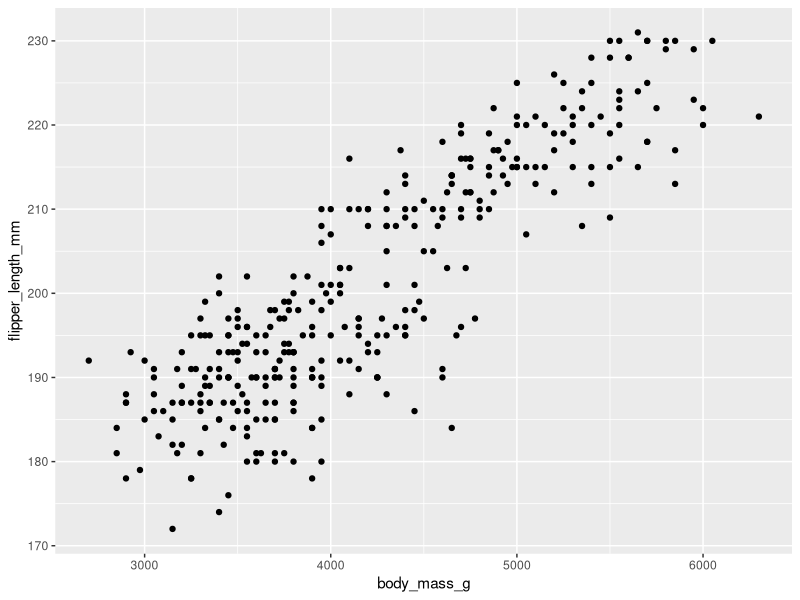
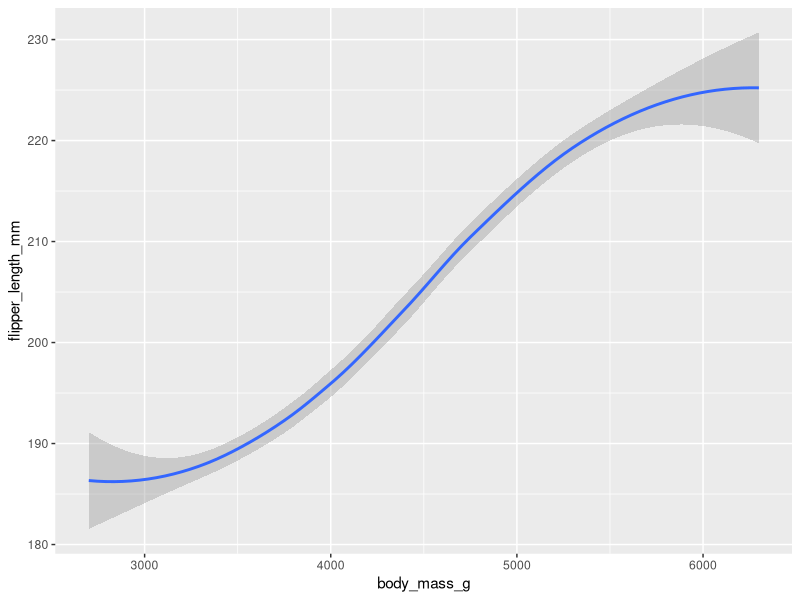
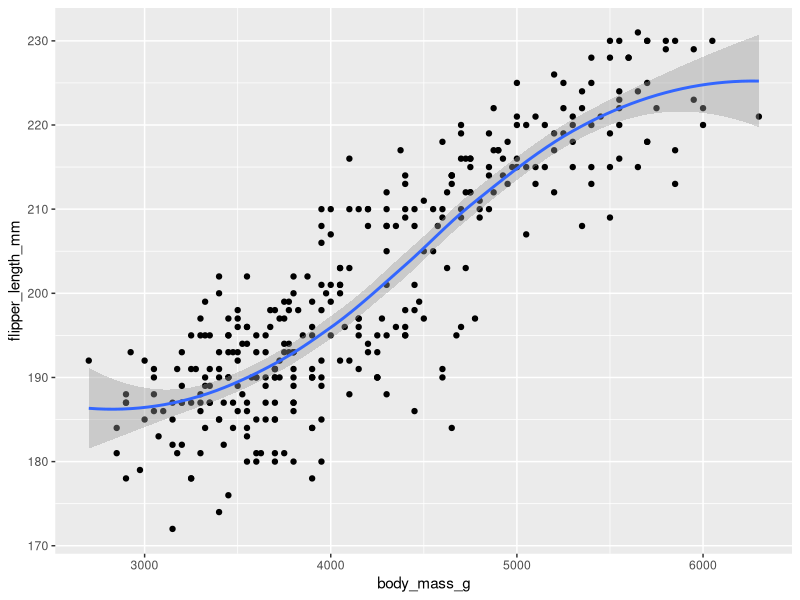
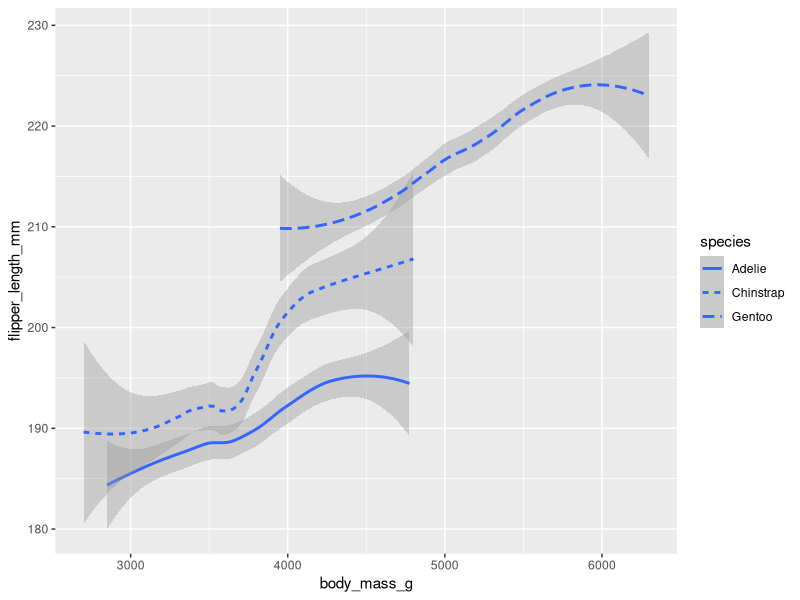
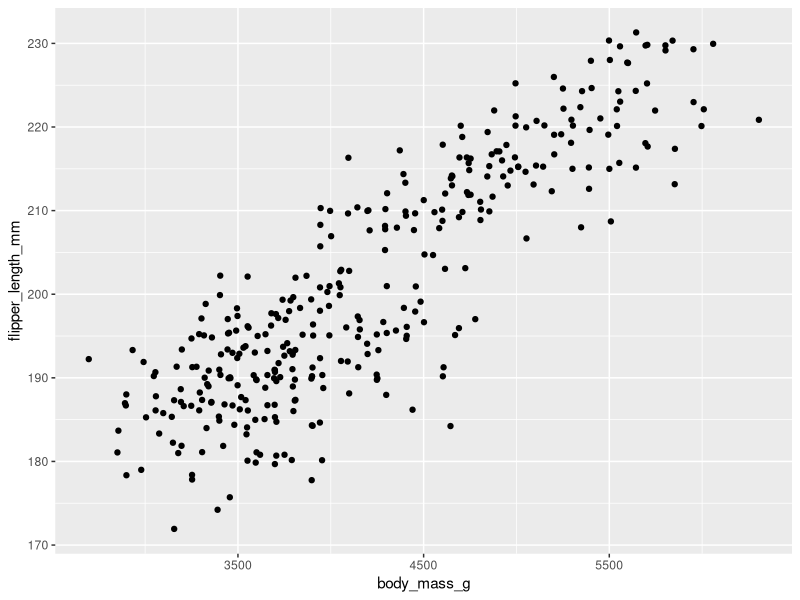
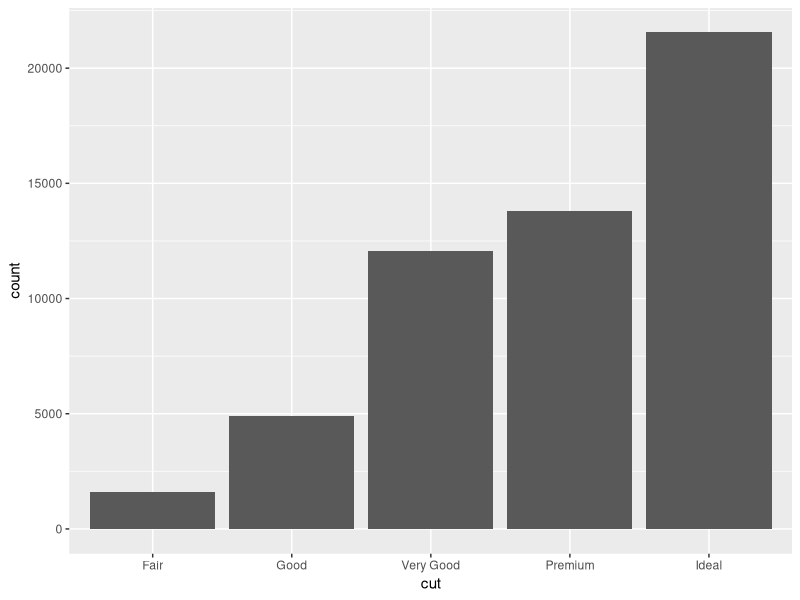
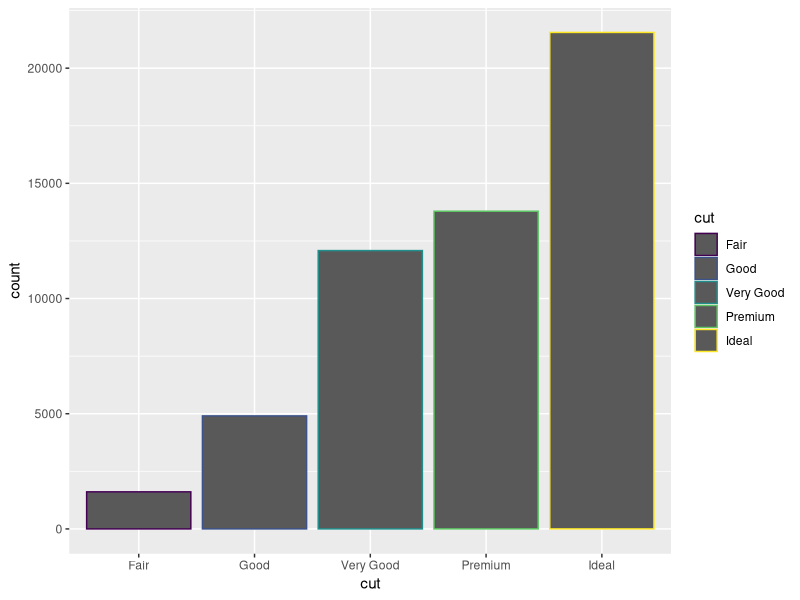
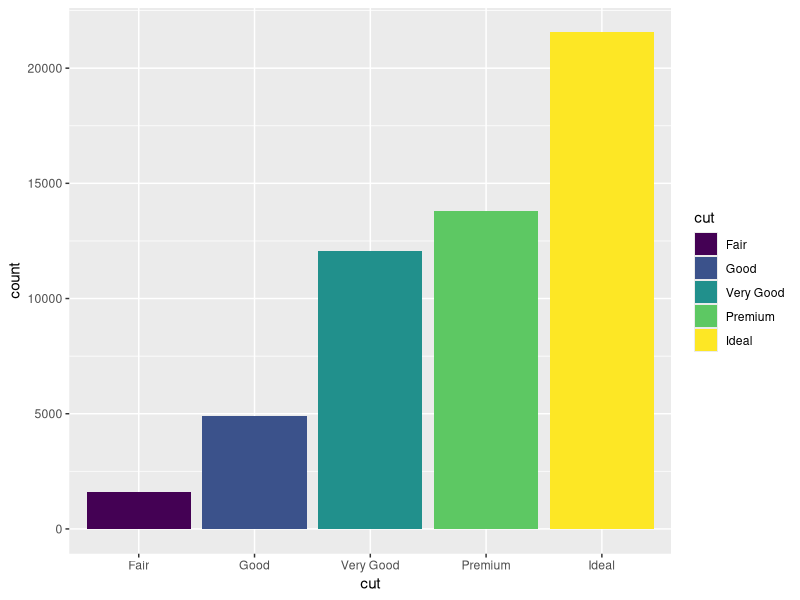

R code for these plots, in order:
library(ggplot2)
library(palmerpenguins)

# Scatter plots
# Using geom_point
ggplot(penguins, aes(x = body_mass_g, y = flipper_length_mm)) +
  geom_point()

# Using geom_smooth
ggplot(penguins, aes(x = body_mass_g, y = flipper_length_mm)) +
  geom_smooth()

# Combining geom_point and geom_smooth
ggplot(penguins, aes(x = body_mass_g, y = flipper_length_mm)) +
  geom_point() +
  geom_smooth()

# Using different line types for each species
ggplot(penguins, aes(x = body_mass_g, y = flipper_length_mm, linetype = species)) +
  geom_smooth()

# Jittering points to deal with over-plotting
ggplot(penguins, aes(x = body_mass_g, y = flipper_length_mm)) +
  geom_jitter()

# Bar charts
# Using geom_bar to count occurrences
ggplot(diamonds, aes(x = cut)) +
  geom_bar()

# Adding color to bars
ggplot(diamonds, aes(x = cut, color = cut)) +
  geom_bar()

# Adding fill to bars
ggplot(diamonds, aes(x = cut, fill = cut)) +
  geom_bar()

# Using fill with a different variable to create a stacked bar chart
ggplot(diamonds, aes(x = cut, fill = clarity)) +
  geom_bar()

# To display the plots, you can call them one by one, or arrange them using the gridExtra package
# For example, to arrange the first three plots in a 1x3 grid:
library(gridExtra)
grid.arrange(
  ggplot(penguins, aes(x = body_mass_g, y = flipper_length_mm)) + geom_point(),
  ggplot(penguins, aes(x = body_mass_g, y = flipper_length_mm)) + geom_smooth(),
  ggplot(penguins, aes(x = body_mass_g, y = flipper_length_mm)) + geom_point() + geom_smooth(),
  nrow = 1
)
